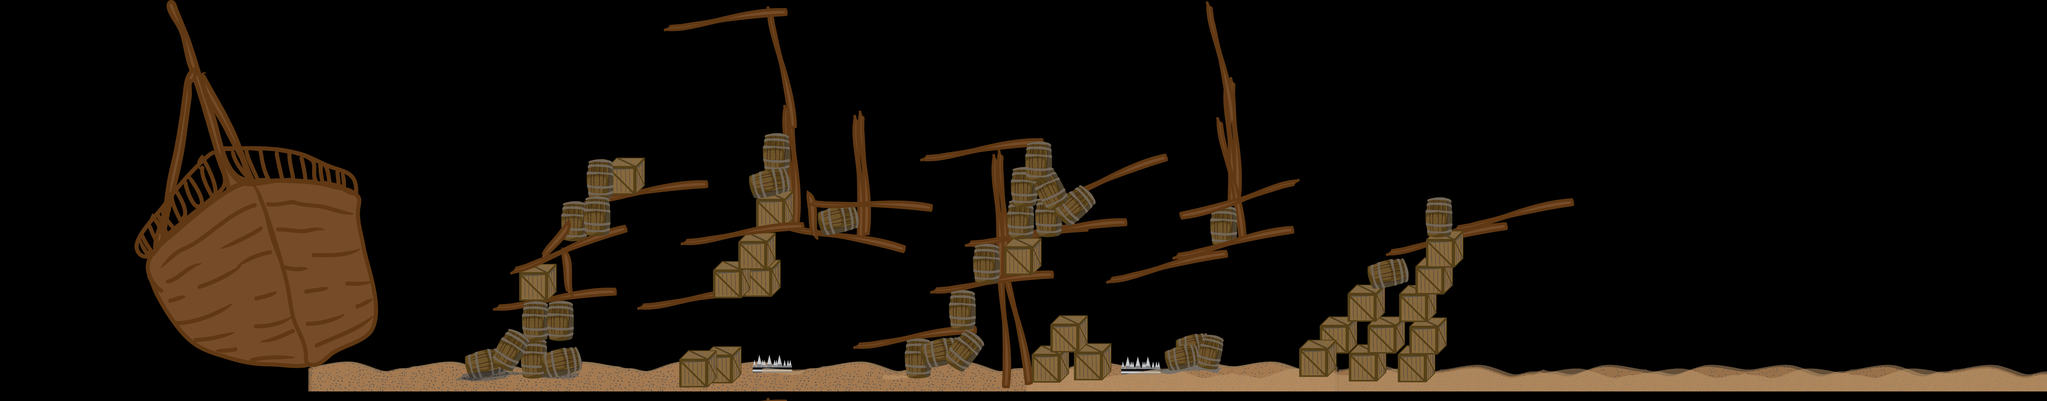

A level layout from a 2D game, rendered from its tile map. Below: a short description, then the map file with tile-grid data replaced by summaries:
An orthogonal 214x42 tile map with 32x32 px tiles, 1 tile layer (Tile Layer 1).

<map version="1.0" orientation="orthogonal" width="214" height="42" tilewidth="32" tileheight="32">
 <tileset firstgid="1" source="Untitled.tsx" />
 <layer name="Tile Layer 1" width="214" height="42">
  <data>[8988 cells, 8972 non-empty, 8772 distinct tile ids]</data>
 </layer>
</map>